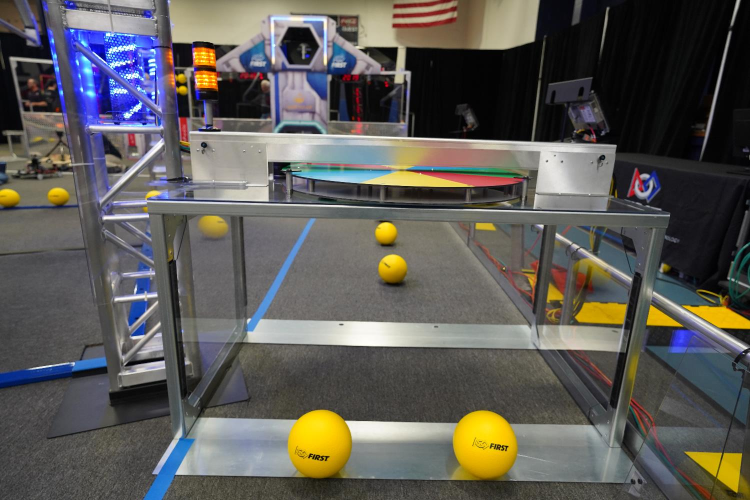
#> input picture images/ColorDiskNBalls/DSC02154.JPG, 1500 x 1000 px, found by its file name (shown at 1/2 size)
$ python ballTrack.py   (older library calls are emulated)
#> lines starting #> are read from the running program, lines starting #| are printed output that depends on the picture; after the words box and inside, x2 and y2 are one past the last pixel; in counts of white or black regions, pixels touching at a corner belong together
#!/usr/bin/env python3

#D:\Robotics\InfiniteRechargeVision\images\ColorDiskNBalls\DSC02176.JPG

import cv2
import numpy as np

# Import math for distance calculations
import math

print("Image Tracking Example Infinite Recharge:2606")

# initial video capture
img = cv2.imread('D:\Robotics\InfiniteRechargeVision\images\ColorDiskNBalls\DSC02154.JPG' ,cv2.IMREAD_COLOR)
#> img is the input picture: shape (1000, 1500, 3); mean B, G, R 86.8, 90.8, 93


# Capture frames
frame = img
#TEST

# Convert BGR video to HSV for hue selection
imgHSV = cv2.cvtColor(frame, cv2.COLOR_BGR2HSV)
#> imgHSV: shape (1000, 1500, 3); mean H, S, V 57.9, 48.4, 102.4

# Make Black White image of just imgHSV bright green
imgGreenBW = cv2.inRange(imgHSV, np.array([20, 200, 100]), np.array([30, 255, 255]))
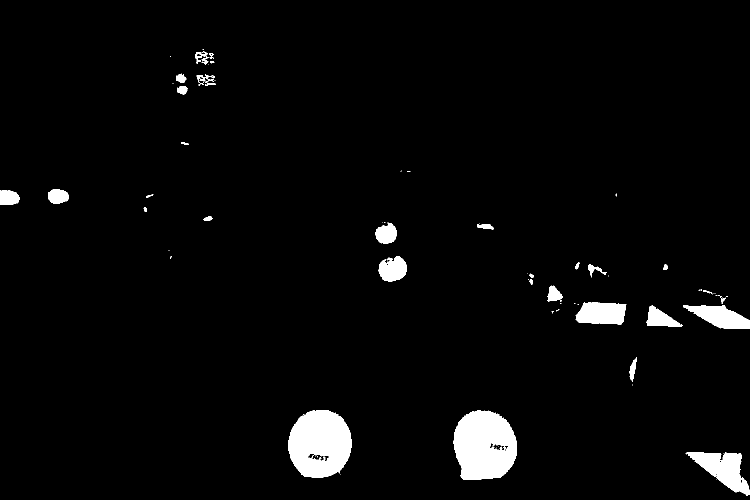
#> imgGreenBW: shape (1000, 1500) (shown at 1/2 size); 3.4% white; 81 white regions (48 under 20 px), largest, box (x1, y1, x2, y2) and area: (907, 820, 1034, 960) 13951, (577, 820, 703, 956) 13372, (1371, 904, 1500, 991) 5184

# BGR Version of imgGreenBW image for contour drawing
imgGreenBGR = cv2.cvtColor(imgGreenBW, cv2.COLOR_GRAY2BGR)
#> imgGreenBGR: shape (1000, 1500, 3); 3.4% white; 81 white regions (48 under 20 px)

# Ffind contours and place them in an array
img2, contours, hierarchy = cv2.findContours(imgGreenBW, cv2.RETR_TREE, cv2.CHAIN_APPROX_NONE)
#> contours = 140 contours, 102 with area under 20; largest, box (x1, y1, x2, y2) and area: (907, 820, 1034, 960) 14004, (577, 820, 703, 956) 13488, (1371, 904, 1500, 991) 5014, (1151, 604, 1253, 649) 3604, (1366, 610, 1500, 658) 3494

# Sort contour Array by size
contoursSorted = sorted(contours, key=lambda x: cv2.contourArea(x), reverse = True)
#> contoursSorted has the same summary as contours

# Init point array and adjusted array of countours @@ NOTE @@ make change to a single largest item
#adjContours = []
points = (0,0)

for cont in contoursSorted:
    if cv2.contourArea(cont) > 800:
        cv2.drawContours(imgGreenBGR, cont, 0, (255, 0, 255), 3)
        # Point finding
        moments = cv2.moments(cont)
        moment = moments['m00']
        if moment != 0:
            centerX = int(moments['m10']/moment)
            centerY = int(moments['m01']/moment)

            # Store point
            pt = (centerX, centerY)

            # Draw point on window
            cv2.circle(imgGreenBGR, pt, 3, (255, 0, 0), 3)

            # Put point in pt array
            points = pt

            # write to console point where the center is
            print('center of pixels = {}'.format(pt))

        (x,y,w,h) = cv2.boundingRect(cont)
        cv2.rectangle(frame, (x,y), (x+w,y+h), (255, 0, 0), 2)
#> this loop made 140 passes
#> (moment, centerX, centerY, x, y, w, h) on passes 1 to 10: (14004.5, 968, 891, 907, 820, 127, 140), (13488.5, 639, 887, 577, 820, 126, 136), (5014, 1446, 937, 1371, 904, 129, 87), (3604.5, 1203, 626, 1151, 604, 102, 45), (3494.5, 1441, 633, 1366, 610, 134, 48), (1998.5, 785, 538, 757, 512, 57, 51), (1538, 1319, 636, 1293, 610, 73, 44), (1253, 772, 467, 751, 446, 43, 41), (928.5, 17, 395, 0, 380, 39, 30), (902.5, 115, 392, 96, 378, 42, 30)
#> cont on pass 60: [[1477, 952], [1478, 951], [1479, 952], [1478, 953]]
#| center of pixels = (968, 891)
#| center of pixels = (639, 887)
#| center of pixels = (1446, 937)
#| center of pixels = (1203, 626)
#| center of pixels = (1441, 633)
#| center of pixels = (785, 538)
#| center of pixels = (1319, 636)
#| center of pixels = (772, 467)
#> (further printed lines are left out)
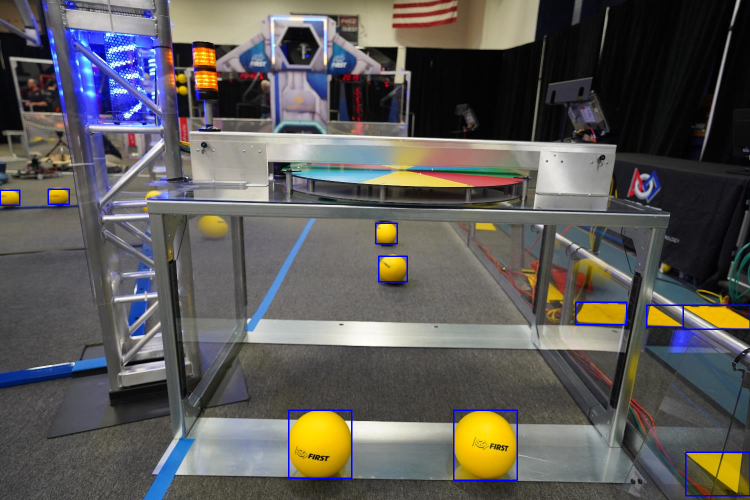
#> frame: shape (1000, 1500, 3) (shown at 1/2 size); 0.58% of pixels changed, all inside (x1, y1, x2, y2) = (0, 377, 1500, 993)
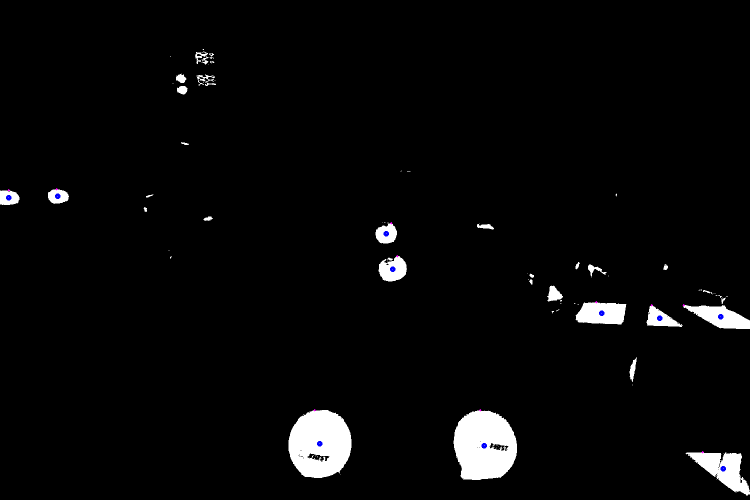
#> imgGreenBGR: shape (1000, 1500, 3) (shown at 1/2 size); mean B, G, R 8.6, 8.4, 8.4


# Show frame with contours and points
cv2.imshow("Frame", imgGreenBGR)

# Show Original image in HSV
cv2.imshow("OG", img)

# Wait for a key press and close all windows
cv2.waitKey(0)
cv2.destroyAllWindows()

$ run again, with images/ColorDiskNBalls/DSC02176.JPG copied over images/ColorDiskNBalls/DSC02154.JPG
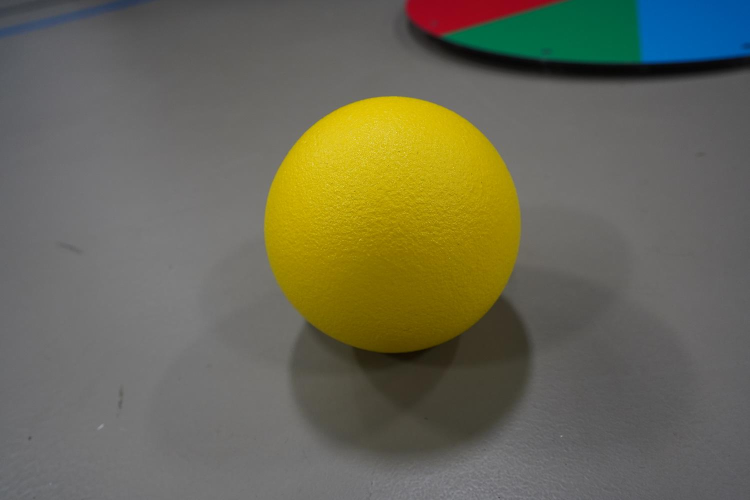
#> input picture images/ColorDiskNBalls/DSC02176.JPG, 1500 x 1000 px, found by its file name (shown at 1/2 size)
#> img is the input picture: shape (1000, 1500, 3); mean B, G, R 85.4, 104.5, 105.5
#> imgHSV: shape (1000, 1500, 3); mean H, S, V 44.2, 56, 111.4
#> `imgGreenBW = cv2.inRange(imgHSV, np.array([20, 200, 100]), np.array([3..`:
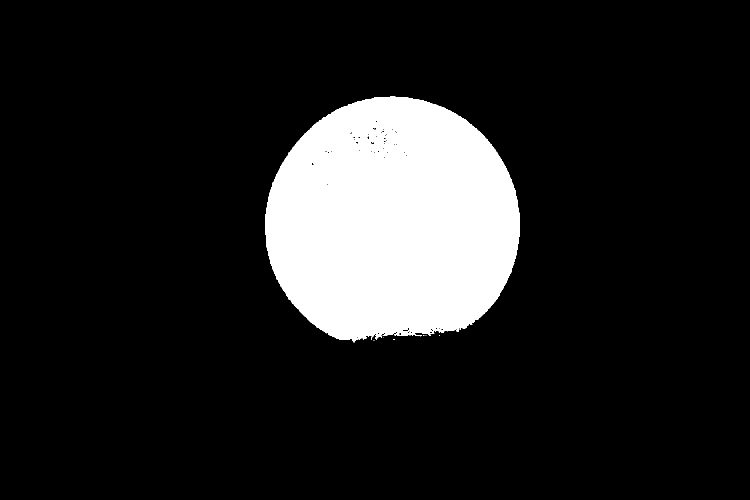
#> imgGreenBW: shape (1000, 1500) (shown at 1/2 size); 13.1% white; 10 white regions (9 under 20 px), largest, box (x1, y1, x2, y2) and area: (530, 193, 1040, 685) 196913
#> contours = 439 contours, 425 with area under 20; largest, box (x1, y1, x2, y2) and area: (530, 193, 1040, 685) 197119, (804, 655, 820, 664) 58, (767, 274, 776, 285) 39, (745, 255, 756, 262) 36, (648, 299, 660, 307) 32
#> contoursSorted has the same summary as contours
#> the loop `for cont in contoursSorted:` made 439 passes
#> (moment, centerX, centerY, x, y, w, h) on pass 1: (197119, 784, 442, 530, 193, 510, 492)
#> (printed output is left out)
#> after the loop `for cont in contoursSorted:`:
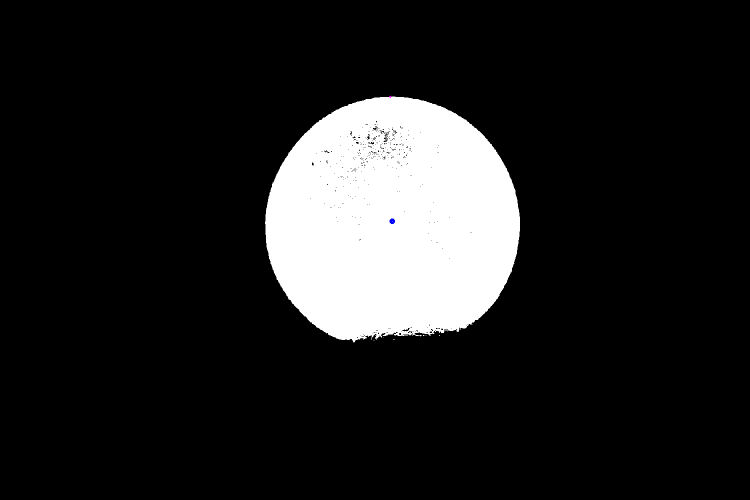
#> imgGreenBGR: shape (1000, 1500, 3) (shown at 1/2 size); mean B, G, R 33.5, 33.5, 33.5

$ run again, with images/ColorDiskNBalls/DSC02119.JPG copied over images/ColorDiskNBalls/DSC02154.JPG
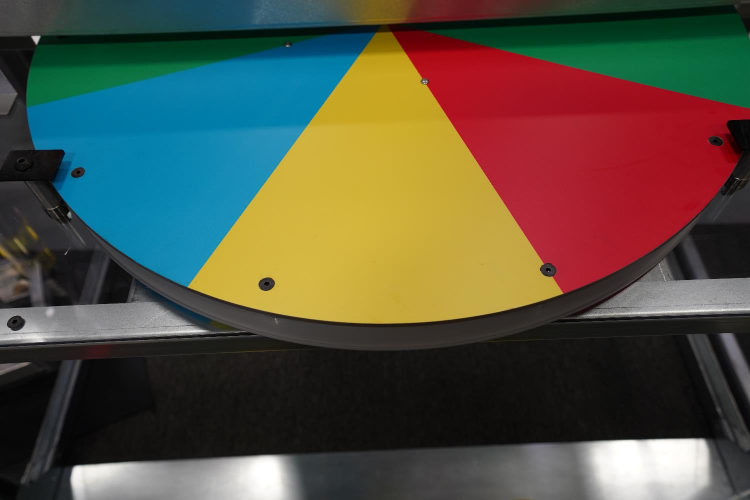
#> input picture images/ColorDiskNBalls/DSC02119.JPG, 1500 x 1000 px, found by its file name (shown at 1/2 size)
#> img is the input picture: shape (1000, 1500, 3); mean B, G, R 66, 80.4, 84.4
#> imgHSV: shape (1000, 1500, 3); mean H, S, V 67, 122.6, 110
#> `imgGreenBW = cv2.inRange(imgHSV, np.array([20, 200, 100]), np.array([3..`:
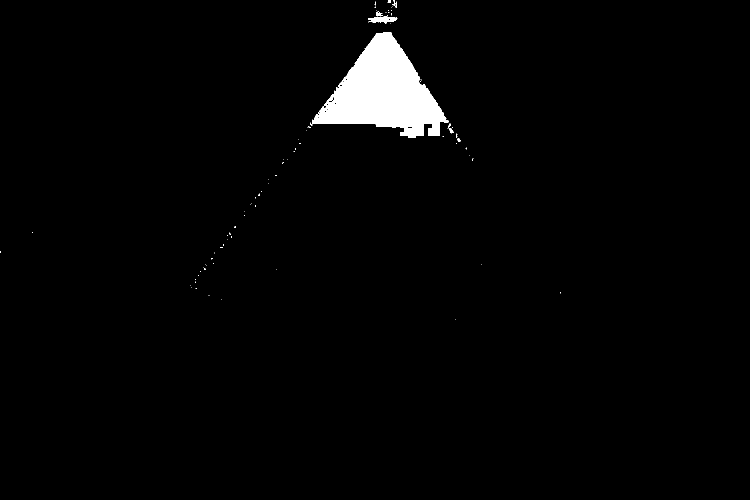
#> imgGreenBW: shape (1000, 1500) (shown at 1/2 size); 2% white; 82 white regions (74 under 20 px), largest, box (x1, y1, x2, y2) and area: (624, 65, 897, 276) 29632, (736, 30, 795, 47) 473, (895, 246, 908, 267) 82
#> contours = 110 contours, 99 with area under 20; largest, box (x1, y1, x2, y2) and area: (624, 65, 897, 276) 29345, (736, 30, 795, 47) 440, (656, 192, 670, 206) 58, (895, 246, 908, 267) 52, (815, 252, 825, 257) 34
#> contoursSorted has the same summary as contours
#> the loop `for cont in contoursSorted:` made 110 passes
#> (moment, centerX, centerY, x, y, w, h) on pass 1: (29345, 766, 185, 624, 65, 273, 211)
#> (printed output is left out)
#> after the loop `for cont in contoursSorted:`:
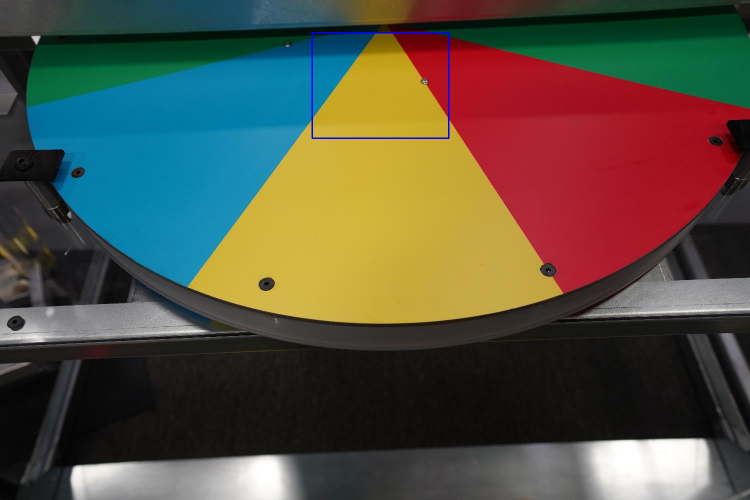
#> frame: shape (1000, 1500, 3) (shown at 1/2 size); 0.19% of pixels changed, all inside (x1, y1, x2, y2) = (623, 64, 899, 278)
